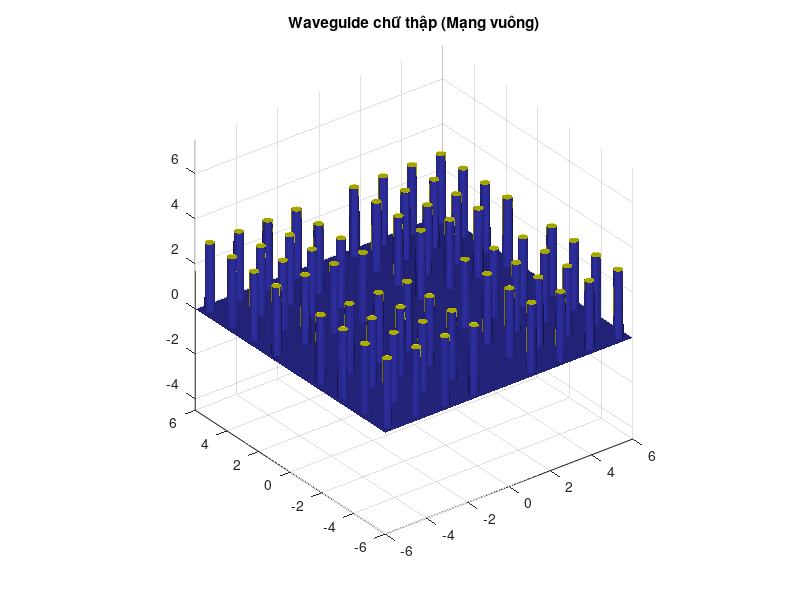

Reproduce this figure in MATLAB.
a = 0.2;    
b = 1.4;    
H = 3;      

[X, Y] = meshgrid(-6:0.005:6, -6:0.005:6); 
mask_cross = false(size(X));

for m = -4:4
    for n = -4:4
        if m == 0 || n == 0
            continue;
        end
        
        xc = n * b;
        yc = m * b;
        mask_cross((X - xc).^2 + (Y - yc).^2 <= a^2) = true;
    end
end

mask_dilated = conv2(double(mask_cross), ones(3), 'same') > 0;
boundary = mask_dilated & ~mask_cross;

Z = zeros(size(X));
Z(mask_cross) = H;         
Z(boundary) = 0;     

figure('Color', 'w');
surf(X, Y, Z, 'LineStyle', 'none');
colormap([0.2 0.2 0.7; 1 1 0]); % Nền xanh lam đậm, trụ màu vàng
title('Waveguide chữ thập (Mạng vuông)');
axis equal; grid on; view(3);
camlight('headlight'); lighting gouraud;
